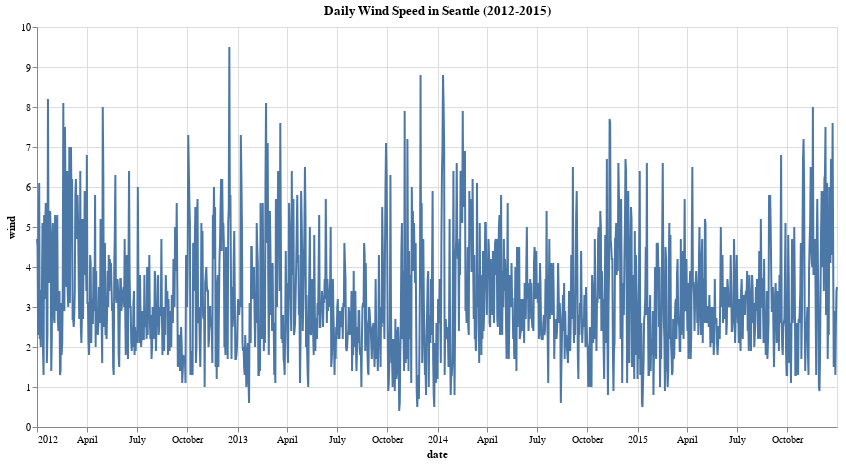

The code cell stored with this chart in its notebook:
### Markdown cell above
### Visualize the amount of wind over time. Choose a time interval you think is appropriate.

### Code cell
# Extract the year and month from the date column
wx_df['year'] = wx_df['date'].dt.year
wx_df['month'] = wx_df['date'].dt.month

# Resample the data by day and calculate the mean wind speed for each day
daily_wind = wx_df.resample('D', on='date')['wind'].mean().reset_index()

# Visualize the amount of wind over time
chart = alt.Chart(daily_wind).mark_line().encode(
    x='date:T',
    y='wind:Q'
).properties(
    width=800,
    height=400,
    title='Daily Wind Speed in Seattle (2012-2015)'
)

chart

### Figure 1 — Vega-Lite specification as saved in the notebook (floating-point values rounded to 4 significant figures; data arrays with more than 128 entries replaced by an {"elided": "..."} marker saying what was removed)
{"config": {"view": {"continuousWidth": 300, "continuousHeight": 300}}, "data": {"name": "data-c170dd9cf0a3c8a022d9466e456ed5f9"}, "mark": {"type": "line"}, "encoding": {"x": {"field": "date", "type": "temporal"}, "y": {"field": "wind", "type": "quantitative"}}, "height": 400, "title": "Daily Wind Speed in Seattle (2012-2015)", "width": 800, "$schema": "https://vega.github.io/schema/vega-lite/v5.8.0.json", "datasets": {"data-c170dd9cf0a3c8a022d9466e456ed5f9": {"elided": "1461 records"}}}
